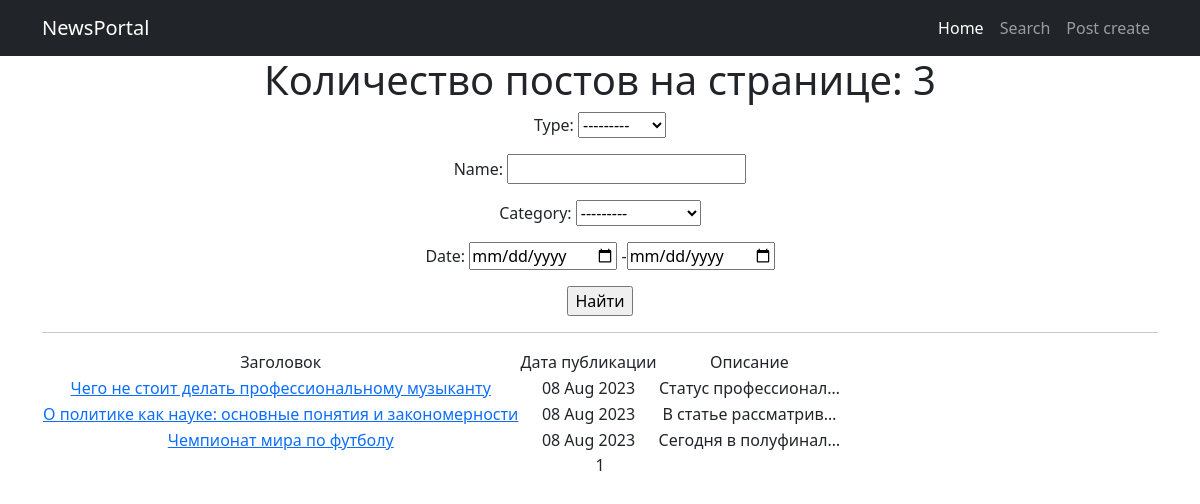
Page /news/search/ on the earlier database version.
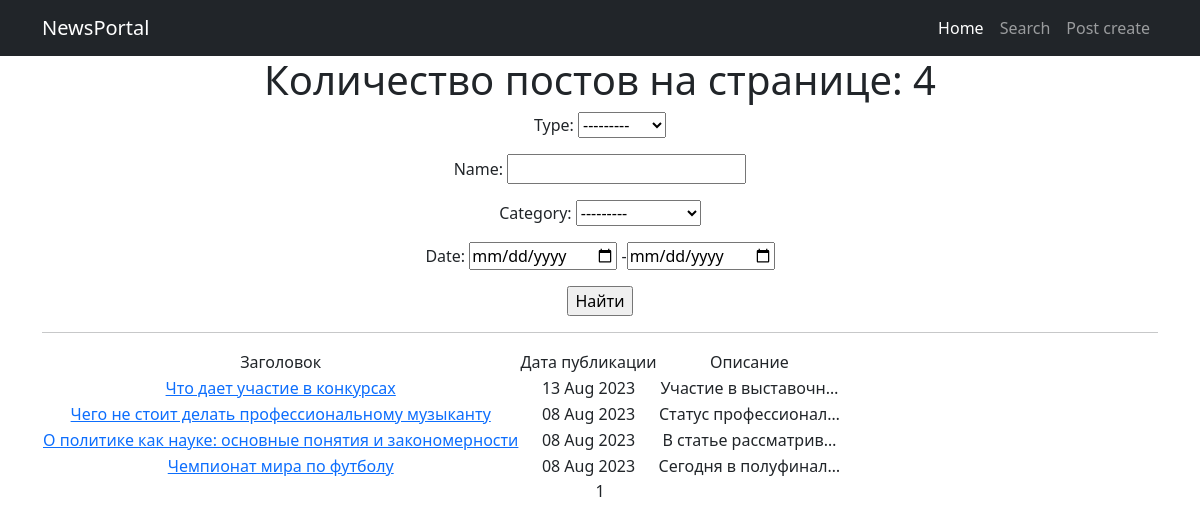
Same page on the later database version.
### news/models.py (models this page shows, shortened)
class Post(models.Model):
    article = 'AR'
    news = 'NE'
    POSITIONS = [
        (article, 'Статья'),
        (news, 'Новость'),
    ]
    post_time = models.DateTimeField(auto_now_add=True)
    name = models.CharField(max_length=255)
    text = models.TextField()
    position = models.CharField(max_length=2, choices=POSITIONS, default=news)
    rating = models.IntegerField(default=0)
    author = models.ForeignKey(Author, on_delete=models.CASCADE)
    category = models.ManyToManyField(Category, through='PostCategory')

### news/views.py (the view)
# urls.py: path('search/', PostsSearch.as_view(), name='posts_search'),
class PostsSearch(PostsList):
    template_name = 'search.html'

### news/models.py (called while the page is built)
    def __str__(self):
        return self.name

### news/templatetags/custom_filters.py (called while the page is built)
@register.filter()
def censor(text):
    for word in BAN_WORDS:
        text = text.replace(word, '*****')
    return text

### news/views.py (called while the page is built)
    def get_queryset(self):
        queryset = super().get_queryset()
        self.filterset = PostFilter(self.request.GET, queryset)
        return self.filterset.qs

    def get_context_data(self, **kwargs):
        context = super().get_context_data(**kwargs)
        context['filterset'] = self.filterset
        return context

### templates/search.html (shortened to what this page needs)
{% extends 'flatpages/default.html' %}
{% load custom_filters %}
{% load custom_tags %}
{% block content %}
    <h1>Количество постов на странице: {{ news|length }}</h1>
    <form action="" method="get">
        {{ filterset.form.as_p }}
        <input type="submit" value="Найти" />
    </form>
    <hr>
    {% if news %}
        <table>
            <tr>
                <td>Заголовок</td>
                <td>Дата публикации</td>
                <td>Описание</td>
            </tr>
            {% for post in news %}
            <tr>
                <td><a href="/news/{{ post.pk }}/">{{ post.name|censor }}</a></td>
                <td>{{ post.post_time|date:'d M Y' }}</td>
                <td>{{ post.text|truncatechars:20|censor }}</td>
            </tr>
            {% endfor %}
        </table>
    {% else %}
        <h2>Постов нет!</h2>
    {% endif %}
    {{ page_obj.number }}
{% endblock content %}

Differences in the rows shown:
added Post: name|censor "Что дает участие в конкурсах", post_time "13 Aug 2023", text|censor "Участие в выставочн…"
Other differences:
{{ news|length }}: "3" → "4"
